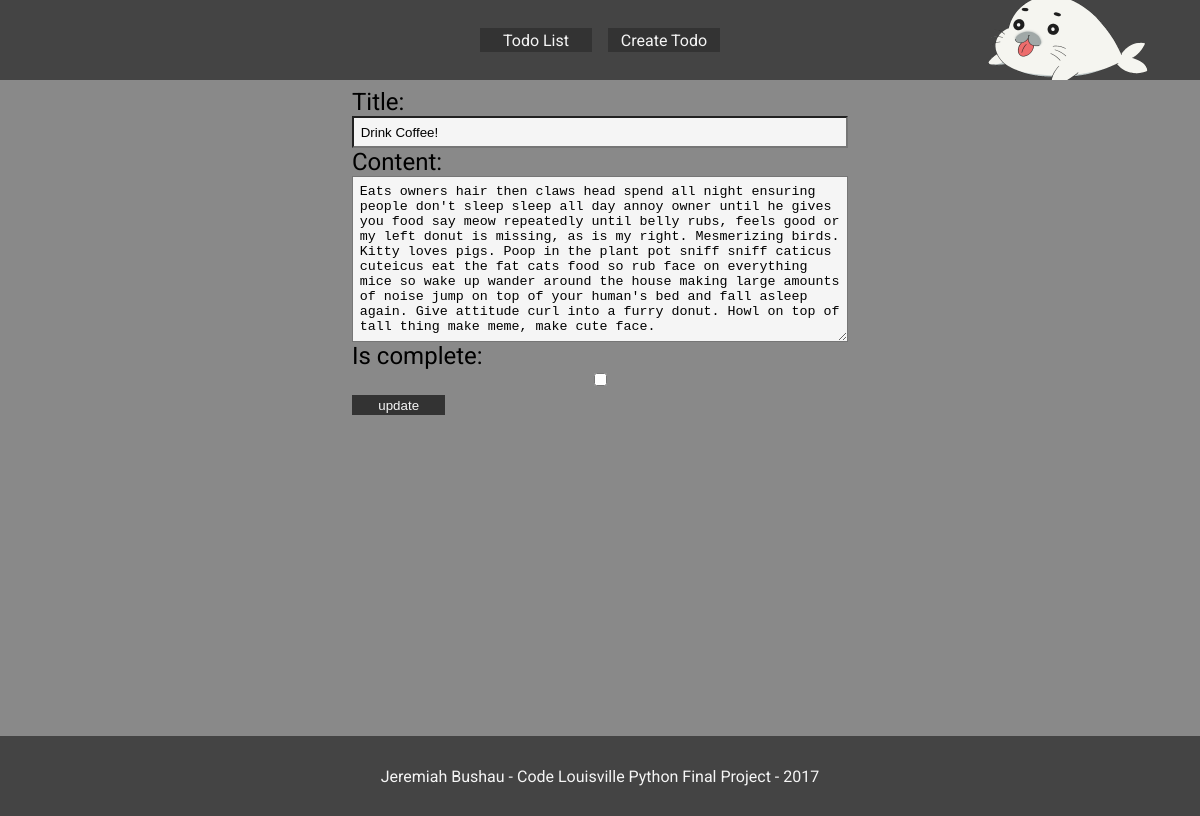
Page /todo/edit/8/ on the earlier database version.
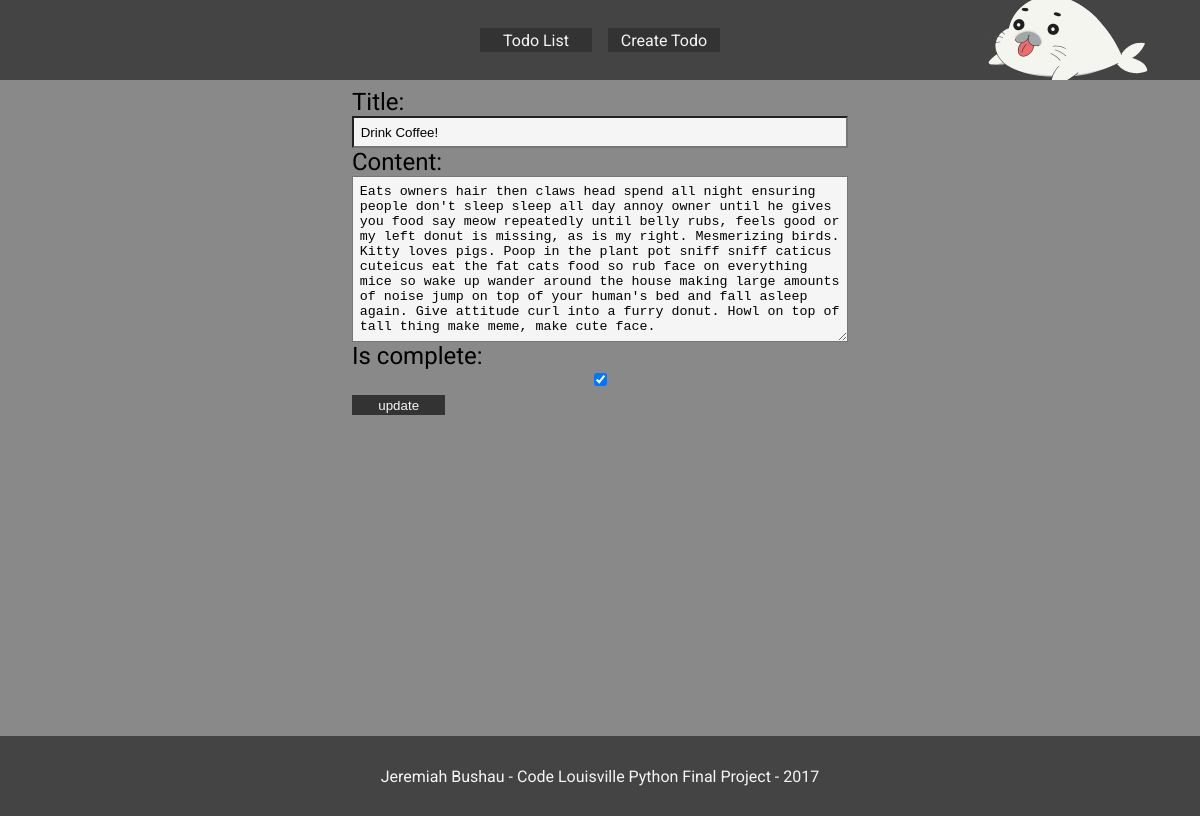
Same page on the later database version.
### todos/models.py (models this page shows, shortened)
class Todo(models.Model):
    title = models.CharField(max_length=100, unique=True)
    content = models.TextField()
    is_complete = models.BooleanField(default=0)
    created_at = models.DateTimeField(auto_now_add=True)
    modified_at = models.DateTimeField(auto_now=True)

### todos/views.py (the view)
class TodoUpdate(generic.UpdateView):
    model = models.Todo
    fields = ['title', 'content', 'is_complete']
    template_name_suffix = '_update_form'

### todos/templates/todos/todo_update_form.html (shortened to what this page needs)
{% extends 'layout.html' %}
{% block nav_content %}
{% include 'nav.html' %}
{% endblock %}
{% block body_content %}
<div class="form-wrap">
  <form method="POST" id="todoForm">
    {{ form }}
    <input type="submit" value="update">
  </form>
</div>
{% endblock %}
{% block footer_content %}
{% include 'footer.html' %}
{% endblock %}

Differences in the rows shown:
changed Todo "Drink Coffee!": is_complete "☐" → "☑"
